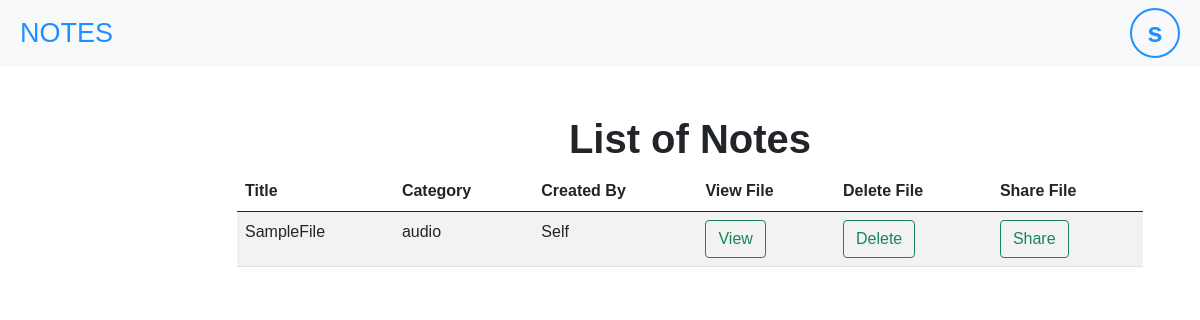
Before: /notes/ (signed in) with the older database file.
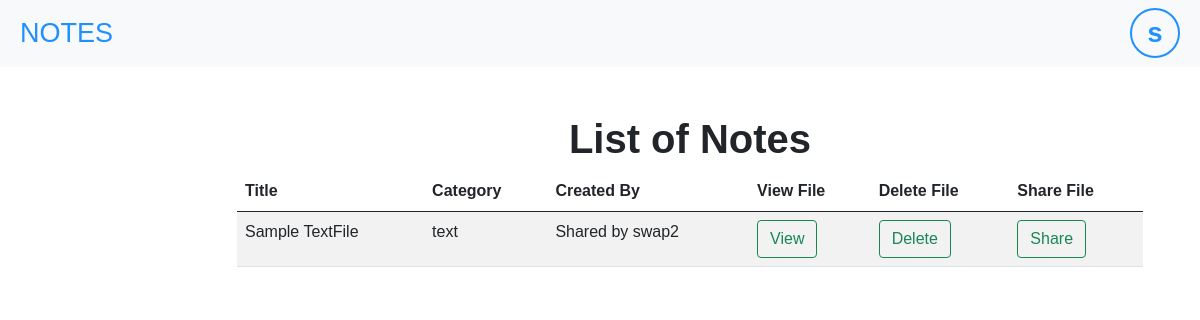
After: the same page with the newer database file.
### note/models.py (models this page shows, shortened)
class Note(models.Model):
    CATEGORY_CHOICES = (
        ('text', 'Text'),
        ('audio', 'Audio'),
        ('video', 'Video'),
    )
    title = models.CharField(max_length=100)
    category = models.CharField(max_length=10, choices=CATEGORY_CHOICES)
    content = models.FileField(upload_to='uploads/')
    user = models.ForeignKey(User, on_delete=models.CASCADE)
    shared_with = models.ManyToManyField(User, related_name='shared_notes', blank=True)

### note/views.py (the view)
# urls.py: path('notes/', views.notes, name='notes'),
@login_required
def notes(request):
    user = request.user
    user_notes = Note.objects.filter(user=user)
    shared_notes = Note.objects.filter(shared_with=user)
    notes = user_notes | shared_notes
    return render(request, 'notes.html', {'notes': notes, 'user': user})

### note/templates/notes.html (shortened to what this page needs)
{% extends 'base.html' %}
{% block content %}
<div class="container">
    <h1>List of Notes</h1>
    <div class="table-responsive">
        <table class="table table-striped">
            <thead>
                <tr>
                    <th>Title</th>
                    <th>Category</th>
                    <th>Created By</th>
                    <th>View File</th>
                    <th>Delete File</th>
                    <th>Share File</th>
                </tr>
            </thead>
            <tbody>
                {% for note in notes %}
                <tr>
                    <td>{{ note.title }}</td>
                    <td>{{ note.category }}</td>
                    <td>
                        {% if note.user == user %}
                            Self
                        {% else %}
                            Shared by {{ note.user.username }}
                        {% endif %}
                    </td>
                    <td><a class="btn btn-outline-success" href="{{ note.content.url }}" target="_blank">View</a></td>
                    <td><a class="btn btn-outline-success" href="{% url 'delete_note' note.id %}" onclick="return confirm('Are you sure you want to delete this note?')">Delete</a></td>
                    <td><a class="btn btn-outline-success" href="{% url 'share_note' note.id %}">Share</a></td>
                </tr>
                {% endfor %}
            </tbody>
        </table>
    </div>
</div>
{% endblock %}

### note/templates/base.html (shortened to what this page needs)
<!DOCTYPE html>
<html lang="en">
<head>
  <link
    href="https://cdn.jsdelivr.net/npm/bootstrap@5.0.2/dist/css/bootstrap.min.css"
    rel="stylesheet"
  />
</head>
<body>
  <nav class="navbar navbar-expand-lg navbar-light bg-light">
    <a class="navbar-brand" href="{% url 'notes' %}" style="color: #1E90FF;">NOTES</a>
    <div class="navbar-profile">
      <div class="profile-circle dropdown">
        <a class="dropdown-toggle profile-initial" href="#" role="button" id="profileDropdown" data-bs-toggle="dropdown" aria-expanded="false">{% if user.is_authenticated %}{{ user.username|slice:"0:1" }}{% else %}U{% endif %}</a>
      </div>
    </div>
  </nav>
  <div class="container">
    <div class="col-md-10 offset-md-1 mt-5">
      <div class="jumbotron">
        {% block content %}
        {% endblock %}
      </div>
    </div>
  </div>
</body>
</html>

### note/templates/base.html (style rules this page uses)
.navbar { background-color: #d9d9d9; font-family: Arial, sans-serif; }
.navbar-brand { font-size: 27px; margin-left: 20px; }
.navbar-profile { display: flex; align-items: center; margin-left: auto; }
.profile-circle { display: flex; justify-content: center; align-items: center; width: 50px; height: 50px; border-radius: 50%; border: 2px solid #1E90FF; margin-right: 20px; font-weight: bold; font-size: 27px; }
.navbar-profile .profile-circle a { color: #1E90FF; text-decoration: none; }
.dropdown-toggle::after { display: none; }

### note/templates/notes.html (style rules this page uses)
.container { margin: 0 auto; margin: 20px; margin-left: 60px; font-family: Arial, sans-serif; }
h1 { display: flex; flex-direction: column; align-items: center; font-weight: bold; }
.table-responsive { overflow-x: auto; }
table { width: 100%; }
th, td { padding: 8px; text-align: left; }

Changed rows visible on the page:
removed Note: title "SampleFile", category "audio", shows "Self"
added Note: title "Sample TextFile", category "text", user.username "swap2"
